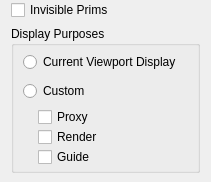
<?xml version="1.0" encoding="UTF-8"?>
<ui version="4.0">
 <class>UsdGeomObjectIncludesRollup</class>
 <widget class="QWidget" name="UsdGeomObjectIncludesRollup">
  <property name="geometry">
   <rect>
    <x>0</x>
    <y>0</y>
    <width>204</width>
    <height>182</height>
   </rect>
  </property>
  <property name="windowTitle">
   <string>Usd Camera</string>
  </property>
  <layout class="QVBoxLayout" name="verticalLayout_3">
   <property name="spacing">
    <number>6</number>
   </property>
   <property name="topMargin">
    <number>0</number>
   </property>
   <property name="bottomMargin">
    <number>9</number>
   </property>
   <item>
    <widget class="QCheckBox" name="IncludeInvisible">
     <property name="toolTip">
      <string>If selected, invisible prims are included in the promotion.</string>
     </property>
     <property name="text">
      <string>Invisible Prims</string>
     </property>
    </widget>
   </item>
   <item>
    <widget class="QGroupBox" name="PurposesGroup">
     <property name="title">
      <string>Display Purposes</string>
     </property>
     <property name="flat">
      <bool>true</bool>
     </property>
     <layout class="QVBoxLayout" name="verticalLayout">
      <property name="spacing">
       <number>2</number>
      </property>
      <property name="topMargin">
       <number>3</number>
      </property>
      <property name="bottomMargin">
       <number>3</number>
      </property>
      <item>
       <widget class="QWidget" name="widget" native="true">
        <layout class="QHBoxLayout" name="horizontalLayout">
         <property name="spacing">
          <number>0</number>
         </property>
         <property name="leftMargin">
          <number>0</number>
         </property>
         <property name="topMargin">
          <number>0</number>
         </property>
         <property name="rightMargin">
          <number>0</number>
         </property>
         <property name="bottomMargin">
          <number>0</number>
         </property>
         <item>
          <widget class="QRadioButton" name="ActiveRadioButton">
           <property name="toolTip">
            <string>If selected, only prims that have a Default purpose or match the current purpose selection in the stage's Viewport Display are promoted.</string>
           </property>
           <property name="text">
            <string>Current Viewport Display</string>
           </property>
           <attribute name="buttonGroup">
            <string notr="true">buttonGroup</string>
           </attribute>
          </widget>
         </item>
         <item alignment="Qt::AlignLeft|Qt::AlignVCenter">
          <widget class="QLabel" name="ActiveWarning">
           <property name="text">
            <string/>
           </property>
          </widget>
         </item>
        </layout>
       </widget>
      </item>
      <item>
       <widget class="QWidget" name="widget_2" native="true">
        <layout class="QHBoxLayout" name="horizontalLayout_2">
         <property name="spacing">
          <number>0</number>
         </property>
         <property name="leftMargin">
          <number>0</number>
         </property>
         <property name="topMargin">
          <number>0</number>
         </property>
         <property name="rightMargin">
          <number>0</number>
         </property>
         <property name="bottomMargin">
          <number>0</number>
         </property>
         <item>
          <widget class="QRadioButton" name="CustomRadioButton">
           <property name="toolTip">
            <string>If selected, only prims that have a Default purpose or match the purpose designated below are promoted.</string>
           </property>
           <property name="text">
            <string>Custom</string>
           </property>
           <attribute name="buttonGroup">
            <string notr="true">buttonGroup</string>
           </attribute>
          </widget>
         </item>
         <item alignment="Qt::AlignLeft|Qt::AlignVCenter">
          <widget class="QLabel" name="CustomWarning">
           <property name="text">
            <string/>
           </property>
          </widget>
         </item>
         <item>
          <spacer name="horizontalSpacer">
           <property name="orientation">
            <enum>Qt::Horizontal</enum>
           </property>
           <property name="sizeHint" stdset="0">
            <size>
             <width>40</width>
             <height>20</height>
            </size>
           </property>
          </spacer>
         </item>
        </layout>
       </widget>
      </item>
      <item>
       <widget class="QWidget" name="CustomPurposesWidget" native="true">
        <layout class="QVBoxLayout" name="verticalLayout_2">
         <property name="spacing">
          <number>0</number>
         </property>
         <property name="leftMargin">
          <number>15</number>
         </property>
         <property name="topMargin">
          <number>0</number>
         </property>
         <property name="bottomMargin">
          <number>0</number>
         </property>
         <item>
          <widget class="QCheckBox" name="IncludeProxy">
           <property name="text">
            <string>Proxy</string>
           </property>
          </widget>
         </item>
         <item>
          <widget class="QCheckBox" name="IncludeRender">
           <property name="text">
            <string>Render</string>
           </property>
          </widget>
         </item>
         <item>
          <widget class="QCheckBox" name="IncludeGuide">
           <property name="text">
            <string>Guide</string>
           </property>
          </widget>
         </item>
        </layout>
       </widget>
      </item>
     </layout>
    </widget>
   </item>
  </layout>
 </widget>
 <resources/>
 <connections/>
 <buttongroups>
  <buttongroup name="buttonGroup"/>
 </buttongroups>
</ui>
